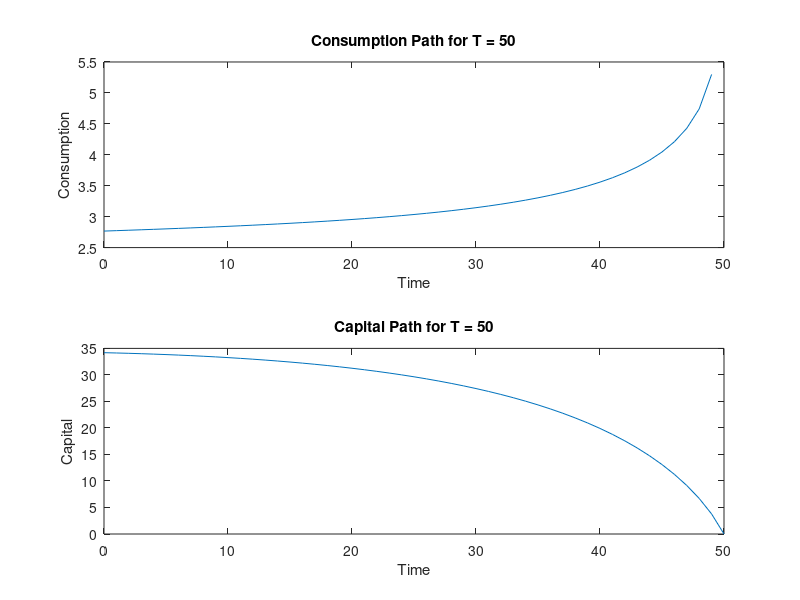
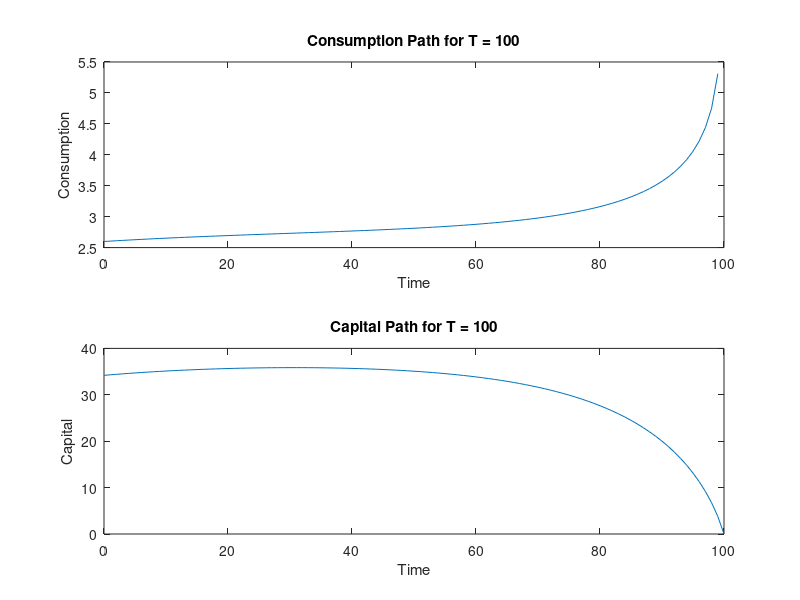
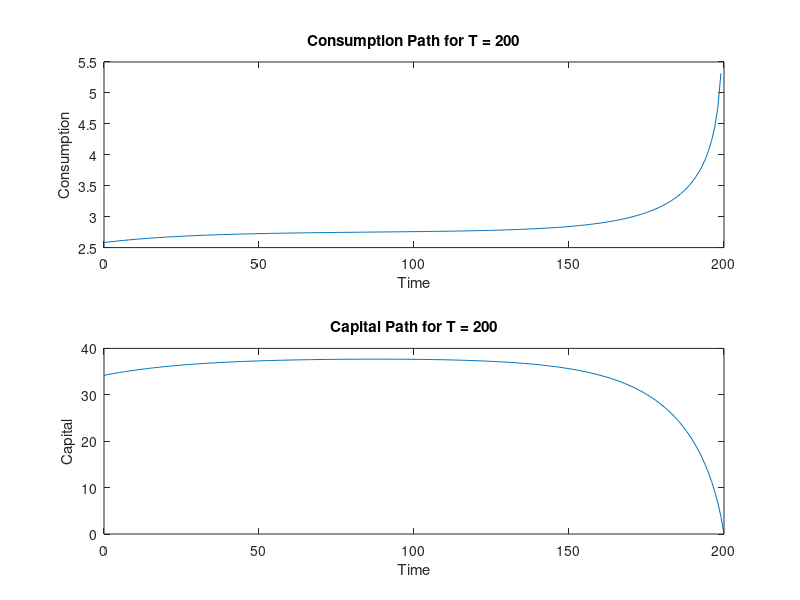
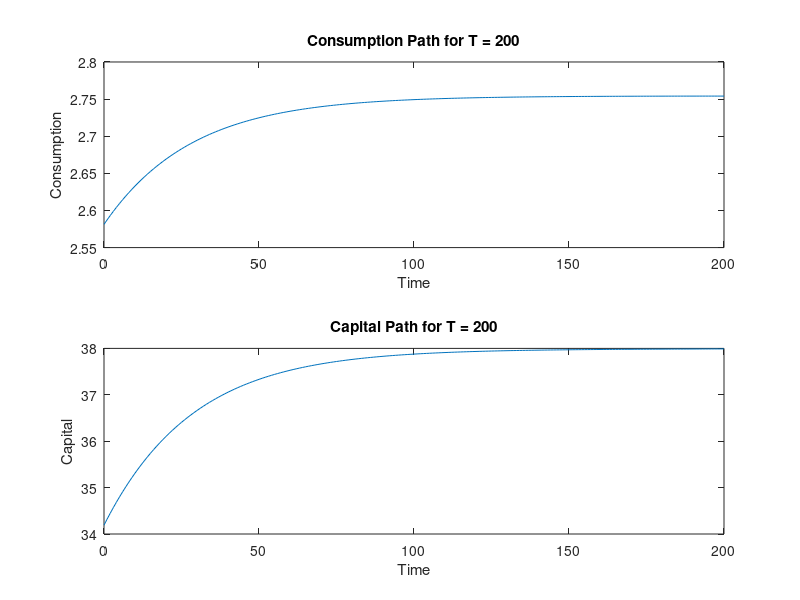

MATLAB code to generate these figures, in order:
% Define parameters

par.alpha = 0.36; % capital share
par.beta = 0.99; % discount factor
par.delta = 0.025;
T = [50, 100, 200];
par.eps = 1e-9;

% steady-state
kstar = ((par.delta - 1 + 1/par.beta) / par.alpha)^(1/(par.alpha - 1));
cstar = kstar^par.alpha - par.delta * kstar;

%k_0 definition
k_0 = 0.9 * kstar;


function [c,k, out] = NCGM(c_0, k_0, T, par)

    % Exogenous productivity shifter (we set A = 1 for all t)
    % Warning : for endogenous productivity shifter, RGM function should be
    % adapted to add the computation of A before the one of (k,c) in the loop 
    A = ones(1,T+1);

    % Warning : A shall be a vector of length T
    % A represents an exogenous productivity shifter
    %if ~isvector(A) 
    %    error(' A shall be a vector of length T');
    %end

    c = zeros(1, T+1);
    k = zeros(1, T+1);

    c(1) = c_0;
    k(1) = k_0;

    out = false;

    for t = 2:T+1
        %k or c should not be negative
        k(t) = (1 - par.delta)*k(t-1) + A(t-1)*k(t-1)^par.alpha - c(t-1);
        c(t) = c(t-1) * par.beta * (A(t) * par.alpha * k(t)^(par.alpha - 1) + 1 - par.delta);
        if k(t) < -par.eps || c(t) < -par.eps % par.eps insted of 0 to avoid looping indefinitely            
            out = true;
            c(t+1:end) = 0;
            k(t+1:end) = 0;
            break;
        end   
    end
end

% test over the steady state
[C, K, out] = NCGM(cstar, kstar, 500, par);
C(501) == cstar
K(501) == kstar
out == false
%it works

function [C, K] = shooting(k_0, kstar, cstar, par, T, maxiter, question)
    
    c_l = 0 ;
    c_u = 10 ;

    error = 1;
    i = 1;

    while abs(error) > par.eps && i <= maxiter
        i = i + 1;
        c_0 = (c_l + c_u)/2;
        [C, K, out] = NCGM(c_0, k_0, T, par);

        if question == 4
            if out == true
                error = -1;
                c_u = c_0;
            else
                error = K(T+1)/k_0;
                c_l = c_0;
            end
        elseif question == 5
            error = K(T+1) - kstar;
            if abs(error) < par.eps 
                    break
            elseif error < 0
                c_u = c_0;
            else
                c_l = c_0;
            end
        else 
            error("Question should either be 4 or 5");
        end 

        
    end
    if i < maxiter
        fprintf(1, "The algorithm converged after %d iterations\n", i)
    else
        fprintf(1, "The algorithm failed to converge after %d iterations\n", maxiter)
    end
end

%----------------------------------%
%%%%         Question 4         %%%% 
%----------------------------------%

% Loop over all values of T
for i = 1:length(T)
    % Run the shooting algorithm
    [C, K] = shooting(k_0, kstar, cstar, par, T(i), 2000, 4);
    
    % Plot the sequences C(t) and K(t)
    figure;
    subplot(2, 1, 1);
    plot(0:T(i)-1, C(1:end-1));
    title(['Consumption Path for T = ', num2str(T(i))]);
    xlabel('Time');
    ylabel('Consumption');
    
    subplot(2, 1, 2);
    plot(0:T(i), K(1:end));
    title(['Capital Path for T = ', num2str(T(i))]);
    xlabel('Time');
    ylabel('Capital');

    % Sauvegarder la figure
    saveas(gcf, ['qu4_figure_T_', num2str(T(i)), '.png']);
end

%----------------------------------%
%%%%         Question 5         %%%% 
%----------------------------------%
T_5 = 200;

% Run the shooting algorithm
[C, K] = shooting(k_0, kstar, cstar, par, T_5, 2000, 5);
    
% Plot the sequences C(t) and K(t)
figure;
subplot(2, 1, 1);
plot(0:T_5, C);
title(['Consumption Path for T = ', num2str(T(i))]);
xlabel('Time');
ylabel('Consumption');

subplot(2, 1, 2);
plot(0:T_5, K);
title(['Capital Path for T = ', num2str(T(i))]);
xlabel('Time');
ylabel('Capital');

saveas(gcf, 'qu5_figure_T_200.png');

